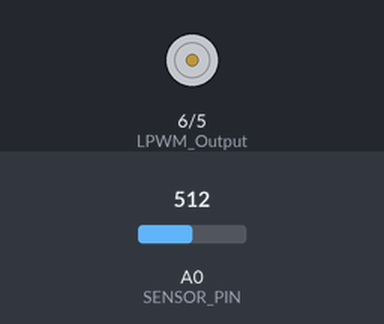
The sketch below on a simulated Arduino Uno, built with avr-gcc and run on an emulated ATmega328P. On the bench: motor-driver pin pairs drawn as motors (green arrow = first pin HIGH = forward, orange = second pin HIGH = backward, longer = more drive). The inputs (shaded band) are chosen by the test bench; at power-on: A0 (SENSOR_PIN) = 512.

Above: at 1.2 s.
1.3 s: A0 (SENSOR_PIN) set to 716
At 2.3 s:
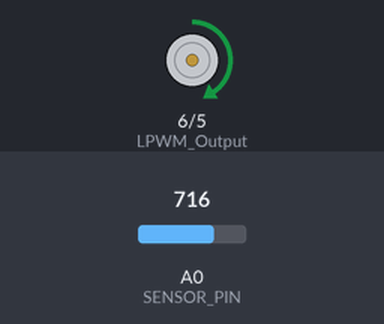
2.8 s: A0 (SENSOR_PIN) set to 900
At 3.4 s:
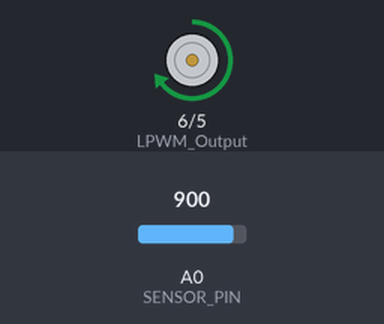
4.3 s: A0 (SENSOR_PIN) set to 502
At 4.6 s:
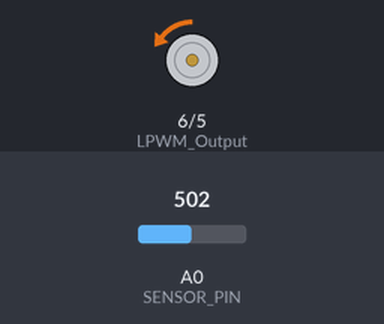
5.8 s: A0 (SENSOR_PIN) set to 522
At 6.9 s:
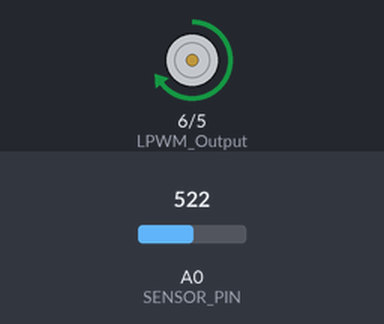
7.3 s: A0 (SENSOR_PIN) set to 306
At 8.0 s:
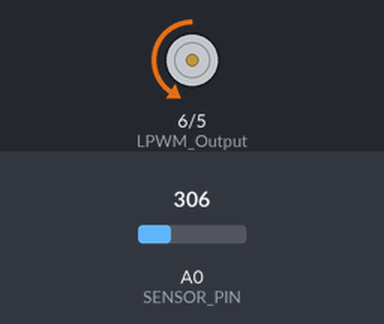
Timing chart, 0 to 9.8 s (numbered marks = the images above; inputs shaded):
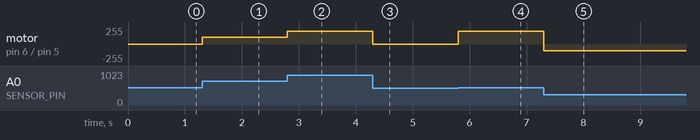

The sketch:

motor_control.ino
```cpp
/*
IBT-2 Motor Control Board driven by Arduino.
Borrowed from Hessmer Tutorial, modified for consumption

Speed and direction controlled by a potentiometer attached to analog input 0.
One side pin of the potentiometer (either one) to ground; the other side pin to +5V

Connection to the IBT-2 board:
IBT-2 pin 1 (RPWM) > Arduino pin 5(PWM)
IBT-2 pin 2 (LPWM) > Arduino pin 6(PWM)
IBT-2 pin 3 (R_EN) > Arduino 5V pin
IBT-2 pin 4 (L_EN) > Arduino 5V pin
IBT-2 pin 7 (VCC)  > Arduino 5V pin
IBT-2 pin 8 (GND)  > Arduino GND
IBT-2 pin 5 (R_IS) > Not Connected
IBT-2 pin 6 (L_IS) > Not connected
Potentiometer RED  > Arduino 5V pin
Potentiometer BLA  > Arduino Ground
Potentiometer YEL  > Arduino Analog 0
*/

// Comment this out if you want to give hard coded values
int SENSOR_PIN = 0; // center pin of the potentiometer

int RPWM_Output = 5; // Arduino PWM output pin 5; connect to IBT-2 pin 1 (RPWM)
int LPWM_Output = 6; // Arduino PWM output pin 6; connect to IBT-2 pin 2 (LPWM)

void setup()
{
  pinMode(RPWM_Output, OUTPUT);
  pinMode(LPWM_Output, OUTPUT);
}

void loop()
{

// Change this line to if you want to give hard coded values.
// SENSOR_PIN becomes a value from 0 - 1023 based on required speed and direction
// There is a deadband in the middle 512 +/- 47

  int sensorValue = analogRead(SENSOR_PIN);

  // sensor value is in the range 0 to 1023
  // the lower half of it we use for reverse rotation; the upper half for forward rotation
  if (sensorValue < 512)
  {
    // reverse rotation
    int reversePWM = -(sensorValue - 511) / 2;
    analogWrite(LPWM_Output, 0);
    analogWrite(RPWM_Output, reversePWM);
  }
  else
  {
    // forward rotation
    int forwardPWM = (sensorValue - 512) / 2;
    analogWrite(RPWM_Output, 0);
    analogWrite(LPWM_Output, forwardPWM);
  }
}
```

Measured:
- after the input at 1.3 s, motor on pin 6 (LPWM_Output) / pin 5 (RPWM_Output): stopped → forward 102/255 at once
- after the input at 2.8 s, motor on pin 6 (LPWM_Output) / pin 5 (RPWM_Output): forward 102/255 → forward 194/255 at once
- after the input at 4.3 s, motor on pin 6 (LPWM_Output) / pin 5 (RPWM_Output): forward 194/255 → backward 4/255 at once
- after the input at 5.8 s, motor on pin 6 (LPWM_Output) / pin 5 (RPWM_Output): backward 4/255 → forward 194/255 at once
- after the input at 7.3 s, motor on pin 6 (LPWM_Output) / pin 5 (RPWM_Output): forward 194/255 → backward 102/255 at once
